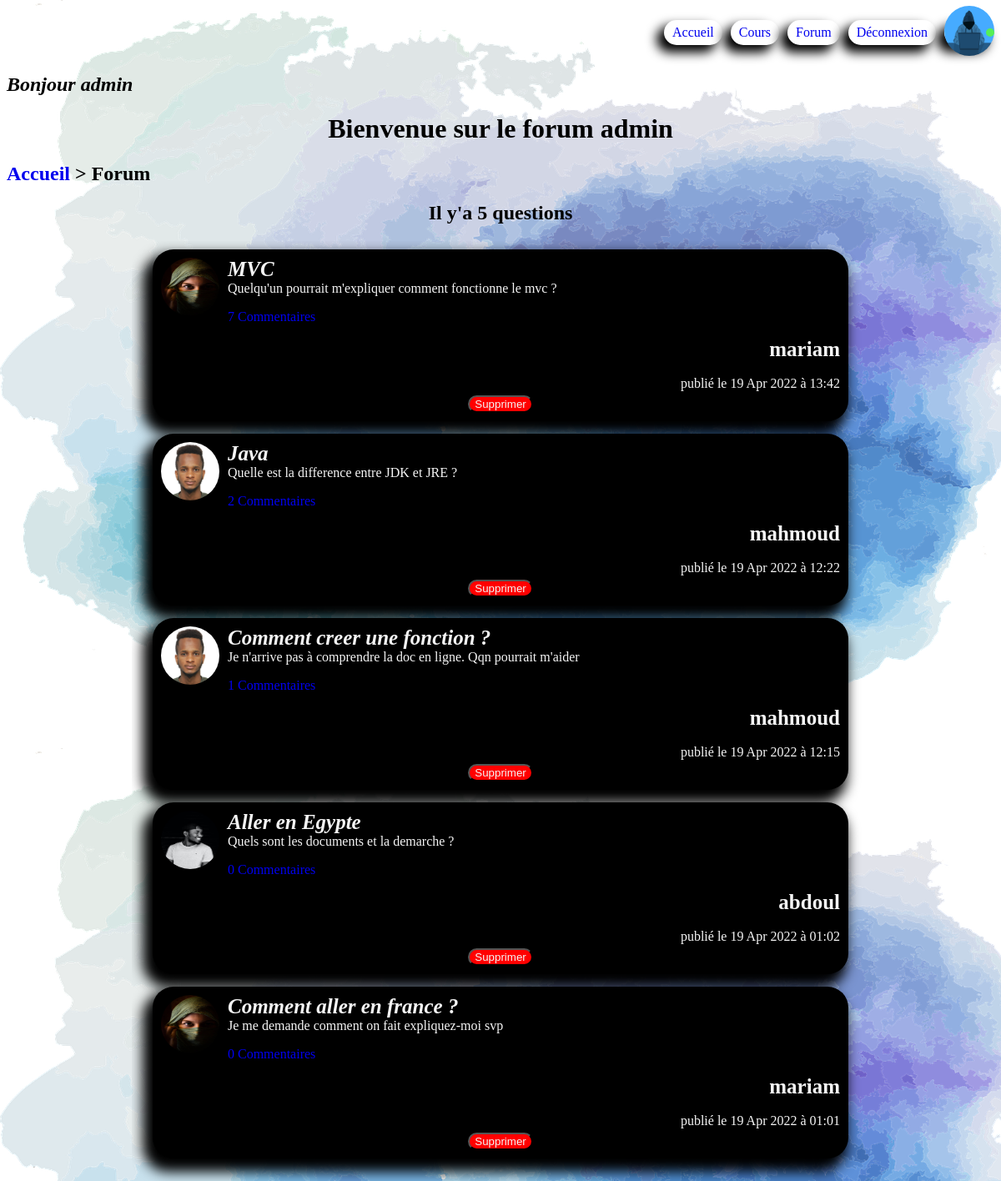
The page /index.php?location=adminForum (signed in) on the database its author committed.
### tables this page shows
CREATE TABLE `questions` (
  `id` int NOT NULL,
  `userID` int NOT NULL,
  `title` varchar(255) NOT NULL,
  `content` text NOT NULL,
  `question_date` datetime NOT NULL DEFAULT CURRENT_TIMESTAMP
);

CREATE TABLE `members` (
  `id` int NOT NULL,
  `firstName` varchar(255) NOT NULL,
  `lastName` varchar(255) NOT NULL,
  `birthday` date NOT NULL,
  `email` varchar(255) NOT NULL,
  `username` varchar(255) NOT NULL,
  `password_` varchar(255) NOT NULL,
  `inscription_date` datetime NOT NULL DEFAULT CURRENT_TIMESTAMP,
  `gender` varchar(10) NOT NULL,
  `picture` varchar(255) NOT NULL,
  `status_` varchar(20) NOT NULL DEFAULT 'not_answered',
  `level_` int NOT NULL DEFAULT '0'
);

### Controller/controller.php (called while the page is built, shortened)
<?php
require("Model/model.php");
function adminForum()
{
    $questions= allQuestions();
    $total= totalQuestions();
    require('View/adminForum.php');
}

### Model/model.php (called while the page is built, shortened)
<?php
function dataBaseConnexion()
{
    try
    {
        $data_base= new PDO('mysql:host=localhost;dbname=WebProject;charset=utf8', 'root', 'Moud1997@');
        return $data_base;
    }
    catch(Exception $e)
    {
        die("Erreur : ".$e->getMessage());
    }
}
function allQuestions()
{
    $data_base= dataBaseConnexion();
    $members= $data_base->query('SELECT questions.id as id, userID, username, content, title, picture, DATE_FORMAT(question_date, \'%d %b %Y à %H:%i\') AS date_ FROM members, questions WHERE questions.userID= members.id ORDER BY id desc');
    $members->execute();
    return $members;
}
function totalQuestions()
{
    $data_base= dataBaseConnexion();
    $number= $data_base->prepare("SELECT COUNT(*) AS total FROM questions");
    $number->execute();
    $total= $number->fetch();
    return $total;
}
function numberCommentsforEachQuestion($idQuestion)
{
    $data_base= dataBaseConnexion();
    $number= $data_base->prepare("SELECT COUNT(*) as total FROM `comments` WHERE questionID= ?");
    $number->execute([$idQuestion]);
    $total= $number->fetch();
    return $total;
}

### View/adminForum.php (the view, shortened to what this page needs)
<!DOCTYPE html>
<html lang="en">
<head>
    <link rel="stylesheet" href="Public/CSS/menu.css?ts=<?=time()?>">
    <link rel="stylesheet" href="Public/CSS/forum.css?ts=<?=time()?>">
    <link rel="stylesheet" href="Public/CSS/signupAndLogin.css?ts=<?=time()?>">
</head>
<body>
    <?php require('headerAdmin.php'); ?>
    <?php if(isset($_SESSION['admin_username'])) :?>
        <h2><em>Bonjour <?=$_SESSION['admin_username']?></em></h2>
    <?php endif ?>
    <h1>Bienvenue sur le forum admin</h1>
    <h2><a href="index.php?location=adminHome">Accueil</a> > Forum</h2>
    <?php if(isset($total)): ?>
        <h2 class="total">Il y'a <?=$total['total']?> questions</h2>
    <?php endif?>
    <?php if(isset($questions)): ?>
        <div class="all">
            <div id="refresh">
                <?php while($data= $questions->fetch()) : ?>
                    <div class="questions">
                        <div class="question">
                            <img class="pic" src="<?=$data['picture']?>" alt="">
                            <div class="content">
                                <strong><em><?=$data['title']?></em></strong>
                                <?=$data['content']?>
                                <?php $totalComments= numberCommentsforEachQuestion($data['id']);?>
                                <p><a href="index.php?location=adminComment&idQuestion=<?=$data['id']?>"><?=$totalComments['total']?> Commentaires</a></p>
                            </div>
                        </div>
                        <div class="info">
                            <strong><?=$data['username']?></strong><br>
                            publié le <?=$data['date_']?>
                        </div>
                        <div class="delete">
                            <a href="index.php?location=deleteQuestionByAdmin&idQuestion=<?=$data['id']?>"><button>Supprimer</button></a>
                        </div>
                    </div>
                <?php endwhile ?>
            </div>
        </div>
    <?php endif?>
</body>
</html>

### Public/CSS/menu.css (style rules this page uses)
a { text-decoration: none; }

### Public/CSS/forum.css (style rules this page uses)
body { background: url("../Image/fond5.png"); }
h1, .total { text-align: center; font-family: "Brush Script MT", cursive; }
h2, strong { font-family: "Brush Script MT", cursive; }
.all { overflow: auto; height: 82vh; margin: 0 150px; padding: 10px 25px; }
.pic { height: 70px; width: 70px; border-radius: 50%; margin-right: 10px; }
.questions { background-color: rgb(0, 0, 0); padding: 10px; border-radius: 25px; margin-bottom: 15px; color: whitesmoke; -webkit-box-shadow: -7px 11px 15px 5px #000000; box-shadow: -7px 11px 15px 5px #000000; }
.question { display: flex; flex-direction: row; flex-wrap: nowrap; justify-content: flex-start; align-items: stretch; align-content: stretch; }
.content { display: flex; flex-direction: column; flex-wrap: nowrap; justify-content: flex-start; align-items: stretch; align-content: stretch; }
strong { font-family: "Brush Script MT", cursive; font-size: 25px; }
.info { display: flex; flex-direction: column; flex-wrap: nowrap; justify-content: flex-end; align-items: flex-end; align-content: stretch; }
.delete { display: flex; text-align: center; justify-content: center; }
.delete a button { transition: ease-in-out 1s; border-radius: 15px; cursor: pointer; margin-top: 5px; color: whitesmoke; background-color: red; }

### Public/CSS/signupAndLogin.css (style rules this page uses)
body { background: url("../Image/fond5.png"); }
h1 { text-align: center; font-family: "Brush Script MT", cursive; }
h2, legend { font-family: "Brush Script MT", cursive; }
a { text-decoration: none; }

### rows shown on the page
questions: userID.picture (picture), title "MVC", content "Quelqu'un pourrait m'expliquer comment fonctionne le mvc ?", total "7", userID.username "mariam", date_ "19 Apr 2022 à 13:42"
questions: userID.picture (picture), title "Java", content "Quelle est la difference entre JDK et JRE ?", total "2", userID.username "mahmoud", date_ "19 Apr 2022 à 12:22"
questions: userID.picture (picture), title "Comment creer une fonction ?", content "Je n'arrive pas à comprendre la doc en ligne. Qqn pourrait m'aider", total "1", userID.username "mahmoud", date_ "19 Apr 2022 à 12:15"
questions: userID.picture (picture), title "Aller en Egypte", content "Quels sont les documents et la demarche ?", total "0", userID.username "abdoul", date_ "19 Apr 2022 à 01:02"
questions: userID.picture (picture), title "Comment aller en france ?", content "Je me demande comment on fait expliquez-moi svp", total "0", userID.username "mariam", date_ "19 Apr 2022 à 01:01"

### other values the page prints
$_SESSION['admin_username'] "admin"
$total['total'] "5"
